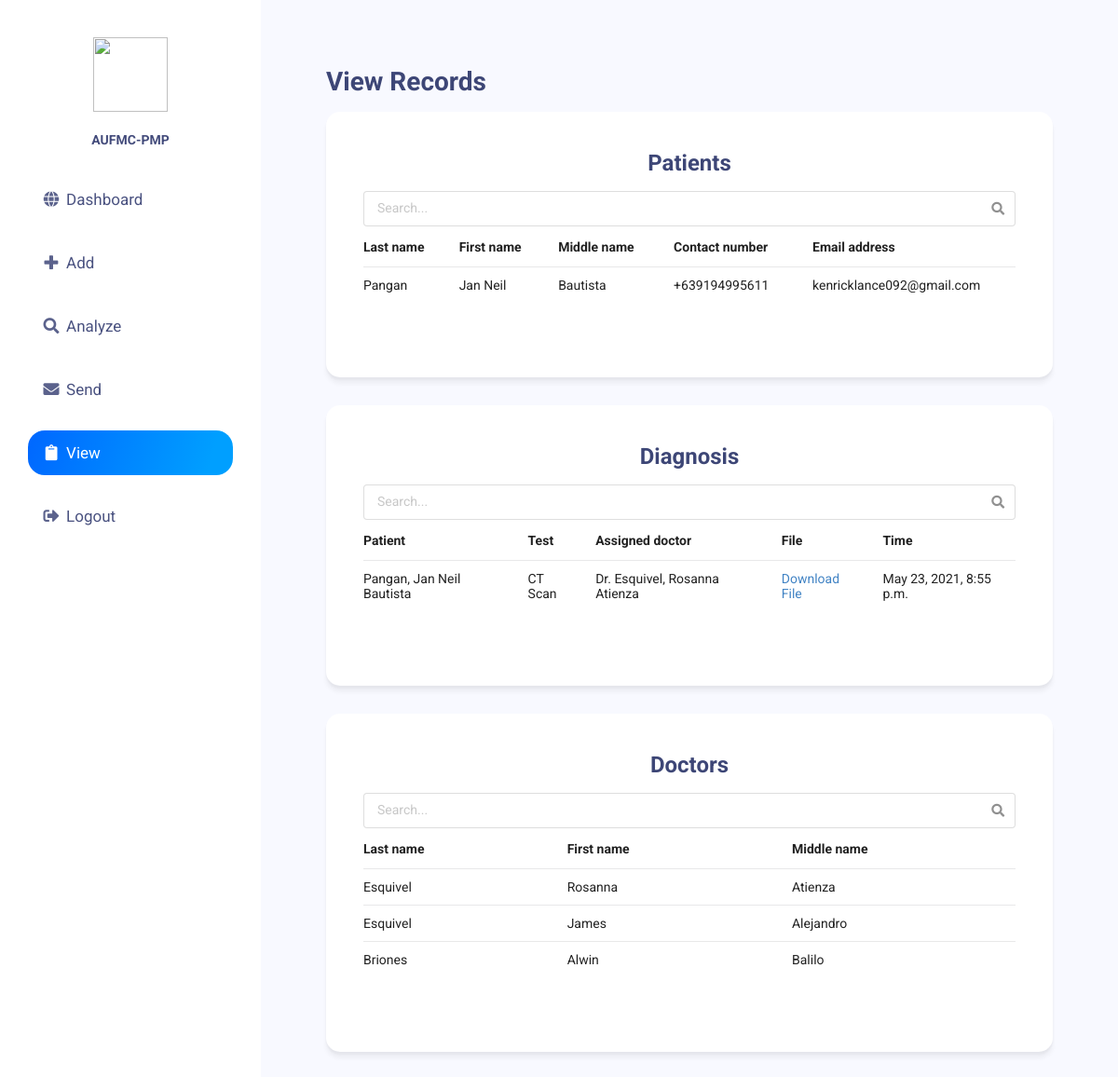
Page /view (signed in) on the committed database.
### app/models.py (models this page shows, shortened)
class Patient(models.Model):
	lastname = models.CharField(max_length=100)
	firstname = models.CharField(max_length=100)
	middlename = models.CharField(max_length=100)
	phone = models.CharField(max_length=20)
	email = models.EmailField()

class Record(models.Model):
	patient = models.ForeignKey(Patient, on_delete=models.CASCADE)
	doctor = models.ForeignKey(Doctor, on_delete=models.CASCADE)
	test = models.CharField(max_length=100)
	file_path = models.FileField(upload_to = make_file_path_name)
	notes = models.TextField()
	result = models.CharField(max_length=100)
	time = models.DateTimeField()

class Doctor(models.Model):
	user = models.ForeignKey(User, on_delete=models.CASCADE)
	lastname = models.CharField(max_length=100)
	firstname = models.CharField(max_length=100)
	middlename = models.CharField(max_length=100)
	def __str__(self):
		return f'Dr. {self.lastname}, {self.firstname} {self.middlename}'

### app/views.py (the view)
# urls.py: path('view', views.view, name='view'),
@login_required
def view(request):
	print(request.user.id)
	doctors = Doctor.objects.filter(user__id=request.user.id)
	doctor_pks = list(doctors.values_list('id', flat=True).distinct())
	records = Record.objects.filter(doctor__in=doctor_pks)
	patient_pks = list(records.values_list('patient__id', flat=True).distinct())
	patients = Patient.objects.filter(id__in=patient_pks)
	return render(request, 'app/view.html', {'title':' - View Records', 'active':'View', 'doctors':doctors, 'records':records, 'patients':patients})

### app/templates/app/view.html (shortened to what this page needs)
{% extends 'app/app-base.html' %}
{% block content %}
<h1>View Records</h1>
<div class='ui segment'>
  <h2 style="text-align: center;">Patients</h2>
  <div class="ui fluid icon input">
    <input type="text" id='patients' placeholder="Search...">
  </div>
  <table class="ui very basic table stackable">
    <thead>
      <tr>
        <th>Last name</th>
        <th>First name</th>
        <th>Middle name</th>
        <th>Contact number</th>
        <th>Email address</th>
      </tr>
    </thead>
    <tbody id='tbpatients'>
      {% for patient in patients %}
        <tr>
          <td>{{patient.lastname}}</td>
          <td>{{patient.firstname}}</td>
          <td>{{patient.middlename}}</td>
          <td>{{patient.phone}}</td>
          <td>{{patient.email}}</td>
        </tr>
	    {% endfor %}
    </tbody>
  </table>
</div>
<div class='ui segment'>
  <h2 style="text-align: center;">Diagnosis</h2>
  <div class="ui fluid icon input">
    <input type="text" id='records' placeholder="Search...">
  </div>
  <table class="ui very basic table stackable">
    <thead>
      <tr>
        <th>Patient</th>
        <th>Test</th>
        <th>Assigned doctor</th>
        <th>File</th>
        <th>Time</th>
      </tr>
    </thead>
    <tbody id='tbrecords'>
      {% for record in records %}
        <tr>
          <td>{{record.patient.lastname}}, {{record.patient.firstname}} {{record.patient.middlename}}</td>
          <td>{{record.test}}</td>
          <td>{{record.doctor}}</td>
          <td><a href='/download?path={{record.file_path}}'>Download File</a></td>
          <td>{{record.time}}</td>
        </tr>
	    {% endfor %}
    </tbody>
  </table>
</div>
<div class='ui segment'>
  <h2 style="text-align: center;">Doctors</h2>
  <div class="ui fluid icon input">
    <input type="text" id='doctors' placeholder="Search...">
  </div>
  <table class="ui very basic table stackable">
    <thead>
      <tr>
        <th>Last name</th>
        <th>First name</th>
        <th>Middle name</th>
      </tr>
    </thead>
    <tbody id='tbdoctors'>
      {% for doctor in doctors %}
        <tr>
          <td>{{doctor.lastname}}</td>
          <td>{{doctor.firstname}}</td>
          <td>{{doctor.middlename}}</td>
        </tr>
	    {% endfor %}
    </tbody>
  </table>
</div>
{% endblock %}

### app/templates/app/app-base.html (shortened to what this page needs)
{% load static %}
<html>
    <head>
        <link href='https://cdnjs.cloudflare.com/ajax/libs/semantic-ui/2.4.1/semantic.min.css' rel='stylesheet'>
    </head>
    <body>
        <div id="wrapper">
            <div class="ui secondary vertical menu side-bar">
                <div id="image-div">
                    <img src="{% static '/app/logo_comp.png' %}" />
                    <p><b>{{user.username}}</b></p>
                </div>
                <a class="item page-section" href='/dashboard' id="Dashboard">
                    <i class="left globe icon"></i>Dashboard
                </a>
                <a class="item page-section" href='/add' id="Add">
                    <i class="left plus icon"></i>Add
                </a>
                <a class="item page-section" href='/analyze' id="Analyze">
                    <i class="left search icon"></i>Analyze
                </a>
                <a class="item page-section" href='/send' id="Send">
                    <i class="left envelope icon"></i>Send
                </a>
                <a class="item page-section" href='/view' id="View">
                    <i class="left clipboard icon"></i>View
                </a>
                <a class="item" href='/logout'>
                    <i class="left sign-out icon"></i>Logout
                </a>
            </div>
            <div id="display-content">
            {% block content %}
            {% endblock %}
            </div>
        </div>
    </body>
</html>

### app/templates/app/app-base.html (style rules this page uses)
h1,h2, label { color: #3d4676 !important; }
.segment { border-radius: 15px !important; background-color: #ffffff !important; box-shadow: 0 2.8px 2.2px rgba(0, 0, 0, 0.034), 0 6.7px 5.3px rgba(0, 0, 0, 0.048) !important; border: none !important; padding: 40px 40px 80px 40px !important; margin-bottom: 30px !important; }
*:not(i) { font-family: 'Roboto', sans-serif !important; }
body { background-color: #f8f9ff !important; }
.side-bar.ui.secondary.vertical.menu > .item { border-radius: 18px !important; padding: 15px !important; margin: 0 0 20px 0 !important; }
.side-bar.ui.secondary.vertical.menu > a { font-size: 17px !important; color: #4a5280; }
.side-bar.ui.secondary.vertical.menu > .active { background: rgb(0,103,255); background: linear-gradient(108deg, rgba(0,103,255,1) 0%, rgba(0,159,255,1) 88%); color: white !important; }
.side-bar.ui.secondary.vertical.menu > .active > i { color: white; }
.side-bar.ui.vertical.menu .item > i.icon.left { float: none; margin: 0em 0.35714286em 0em 0em; }
.side-bar.ui.secondary.menu { margin: 0 !important; background-color: white !important; height: 100% !important; padding: 40px 30px 0 30px !important; width: 280px !important; overflow-y: auto; position: fixed; }
.side-bar.ui.secondary.menu img { width: 80px !important; }
.side-bar.ui.secondary.menu #image-div { text-align: center !important; margin: 0 0 30px 0; }
.side-bar.ui.secondary.menu #image-div p { margin: 20px 0 0 0; color: #434b7b; }
#display-content { width: 100%; padding: 70px; flex: 1; margin: 0 0 0 280px; }
#wrapper { display: flex; }

### rows in the picture
Patient: lastname "Pangan", firstname "Jan Neil", middlename "Bautista", phone "+639194995611", email "kenricklance092@gmail.com"
Record: patient.lastname "Pangan", patient.firstname "Jan Neil", patient.middlename "Bautista", test "CT Scan", doctor "Dr. Esquivel, Rosanna Atienza", time "May 23, 2021, 8:55 p.m."
Doctor: lastname "Esquivel", firstname "Rosanna", middlename "Atienza"
Doctor: lastname "Esquivel", firstname "James", middlename "Alejandro"
Doctor: lastname "Briones", firstname "Alwin", middlename "Balilo"

### other values in the picture
{{ user.username }} "AUFMC-PMP"
